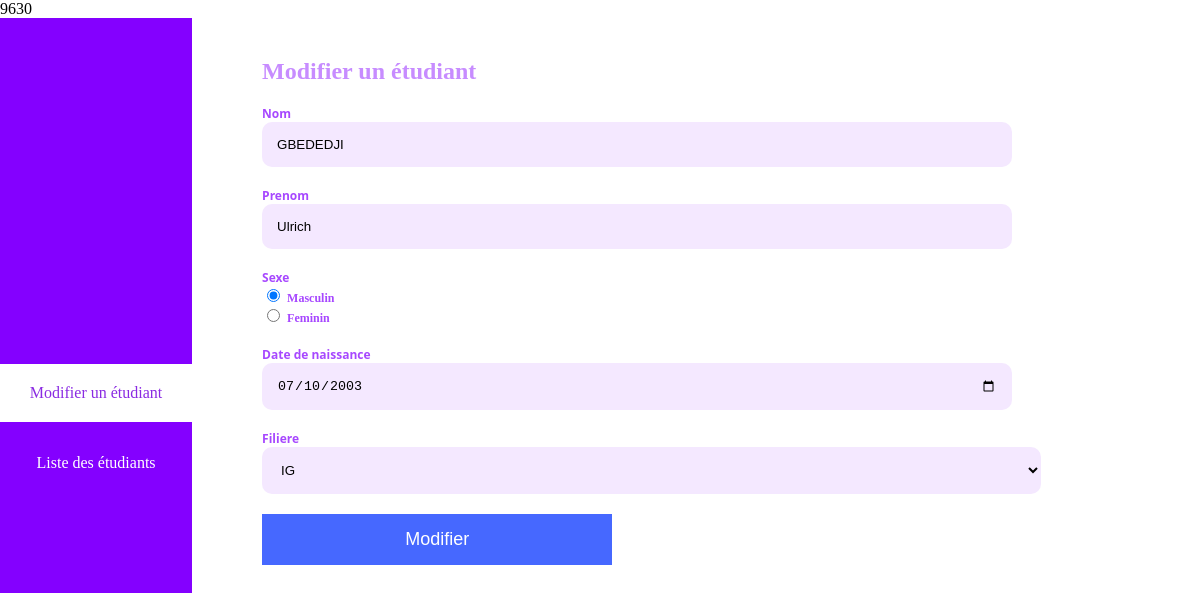
/edit.php?id=5, run on the app's committed database.
### tables this page shows
CREATE TABLE `students` (
  `id` int(11) NOT NULL,
  `nom` varchar(100) NOT NULL,
  `prenom` varchar(100) NOT NULL,
  `sexe` varchar(20) NOT NULL,
  `date_naissance` date NOT NULL,
  `filiere` varchar(100) NOT NULL
);

### edit.php (the view, shortened to what this page needs)
<?php
    require 'functions.php';
    if (isset($_GET['id']))
    {
        $id = htmlentities($_GET['id']);
        if (intval($id))
        {
            $bdd = new PDO('mysql:host=localhost;dbname=GestStudent;charset=utf8', 'root', '');
            $student = $bdd->prepare("SELECT * FROM students WHERE id = ?");
            $student->execute(array($id));
            $student = $student->fetch(PDO::FETCH_ASSOC);
        }
        else
        {
            header("location:list_of_students.php");
            exit;
        }
    }
    else
    {
        header("location:list_of_students.php");
        exit;
    }
?>
<!DOCTYPE html>
<html lang="en">
<head>
    <link rel="stylesheet" href="style.css">
</head>
<body>
    <div class="container">
        <div class="container-left-part">
            <p class="link">
                <a class="" href="edit.php">Modifier un étudiant</a>
            </p>
            <p class="">
                <a style="color: white !important;" href="list_of_students.php">Liste des étudiants</a>
            </p>
        </div>
        <div class="container-right-part">
            <div class="">
                <div class=" ">
                    <h2 class="">Modifier un étudiant</h2>
                    <form class="" action="update.php?id=<?=$id?>" method="POST">
                        <div class="">
                            <label class="label" for="Nom"> Nom</label>
                            <input type="text" value="<?= $student['nom'] ?>" name="Nom" id="Nom" class="" placeholder="Nom">
                        </div>
                        <div class="">
                            <label for="Prenom">Prenom</label>
                            <input type="text" value="<?= $student['prenom'] ?>" name="Prenom" id="prenom" class="" placeholder="Prenom">
                        </div>
                        <label for="Sexe">Sexe</label>
                        <div class=" radio">
                            <?php
                                echo radio("sexe", $student['sexe'], ['Masculin', 'Feminin']);
                            ?>
                        </div>
                        <div class="">
                            <label for="Date" class="label">Date de naissance</label>
                            <input type="date" value="<?= $student['date_naissance'] ?>" name="Date" id="" class="" placeholder="Date de naissance">
                        </div>
                        <div class="filiere_group">
                            <label for="Filiere">Filiere</label>
                            <?php
                                echo( select("Filiere", $student['filiere'], ['IG', 'MRH', 'BF', 'ECO', 'ASS']));
                            ?>
                        </div>
                        <div class="buttons">
                            <button type="submit">Modifier</button>
                        </div>
                    </form>
                </div>
            </div>
        </div>
    </div>
</body>
</html>

### style.css (style rules this page uses)
body { padding: 0; margin: 0; }
a { text-decoration: none; color: blueviolet; }
.container { display: flex; height: 100vh; }
.container-left-part { display: flex; flex-direction: column; align-items: center; justify-content: center; background-color: rgb(132, 0, 255); width: 17%; height: 100vh; }
.link { text-align: center; width: 100%; padding: 20px; background-color: white; }
form, form>div { display: flex; flex-direction: column; margin-bottom: 20px; }
.container-right-part { width: 83%; padding: 20px 0 0 70px; }
form>div>input, .filiere_group>select { padding: 15px; outline: none; border: none; border-radius: 10px; background-color: rgb(244, 232, 255); }
form>div>input { width: 80%; }
label { font-family: system-ui, -apple-system, BlinkMacSystemFont, 'Segoe UI', Roboto, Oxygen, Ubuntu, Cantarell, 'Open Sans', 'Helvetica Neue', sans-serif; color: rgb(167, 72, 255); font-size: 12px; font-weight: 600; }
.buttons { display: flex; flex-direction: row; justify-content: space-between; width: 83%; }
.buttons button { width: 45%; padding: 15px; border: none; color: white; font-size: 18px; }
.buttons button[type=submit] { background-color: rgb(70, 104, 255); }
h2 { font-family: cursive; color: rgb(199, 140, 255); }

### data on the page
students: Nom "GBEDEDJI", Prenom "Ulrich", Date "07/10/2003"

### other printed values
$radio "Masculin Feminin"
form field Filiere "IG"
